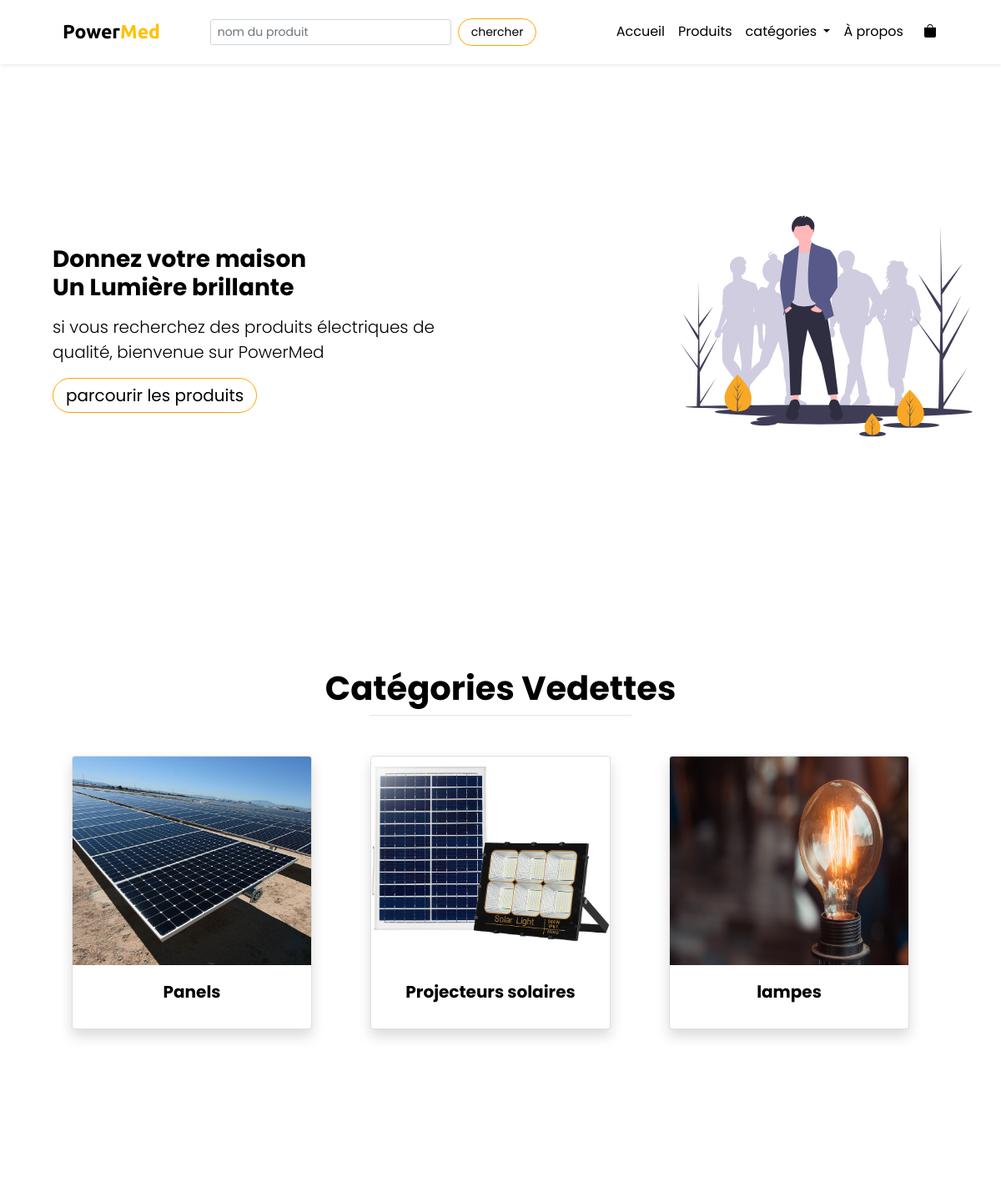
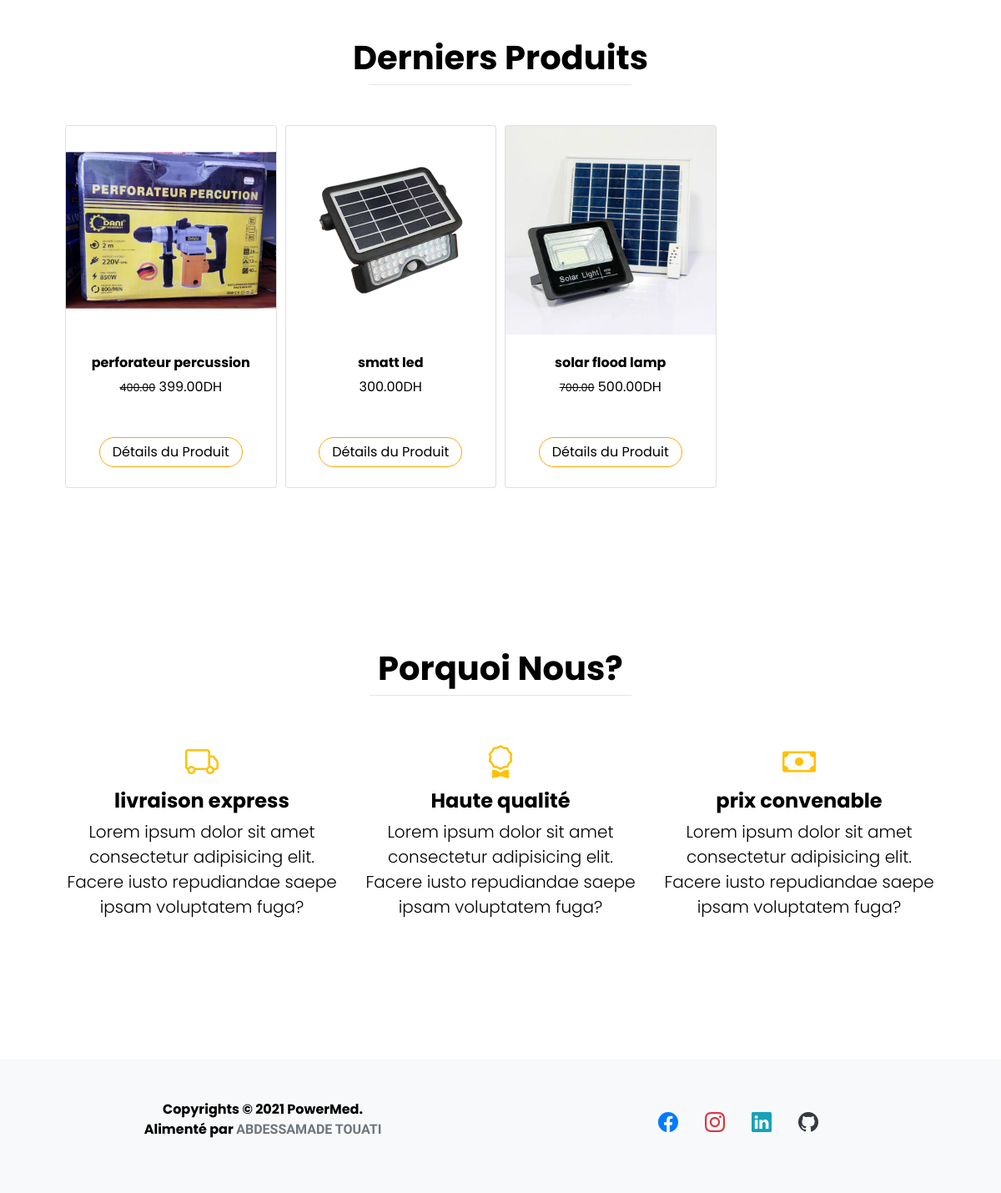
The page / on the database its author committed (2 pictures, top to bottom).
### products/models.py (models this page shows, shortened)
class Category(models.Model):
    category_name = models.CharField(max_length=150)
    image = models.ImageField(upload_to='categories/%Y/%m/%d')

class Product(models.Model):
    name = models.CharField(max_length=150)
    category = models.ForeignKey(Category, on_delete=models.CASCADE)
    price = models.DecimalField(max_digits=8, decimal_places=2)
    old_price = models.DecimalField(max_digits=8, decimal_places=2, null=True, blank=True)
    brand = models.CharField(max_length=150)
    ability = models.IntegerField()
    is_active = models.BooleanField(default=True)
    photo = models.ImageField(upload_to='photos/%Y/%m/%d/')
    description = models.TextField()
    publish_date = models.DateTimeField(default=datetime.now)

### pages/views.py (the view)
# urls.py: path('', views.index, name='index'),
def index(request):
    categories = Category.objects.all().order_by('category_name')
    products = Product.objects.all().order_by('-publish_date')
    context = {
        'categories': categories,
        'products': products
    }
    return render(request, 'pages/index.html', context)

### orders/cart.py (called while the page is built)
    def __len__(self):
        return sum(item['quantity'] for item in self.cart.values())

### orders/context_processors.py (called while the page is built)
def nav_cart(request):
	return {'cart':Cart(request)}

### templates/pages/index.html (shortened to what this page needs)
{% extends 'base.html' %}
{% load static %}
{% block content %}
<section class="container-fluid my-5">
    <div class="header">
        <div class="row">
            <div class="col-lg-6 col-md-12 col-sm-12 my-auto">
                <h3 class="font-weight-bold ml-5 my-2">
                    Donnez votre maison<br>Un Lumière brillante
                </h3>
                <p class="lead ml-5 mt-3">si vous recherchez des produits électriques de qualité, bienvenue sur PowerMed
                </p>
                <a href="{% url 'products' %}" class="btn btn-lg ml-5">parcourir les produits</a>
            </div>
            <div class="col-lg-2"></div>
            <div class="col-lg-4 col-md-12 col-sm-12 d-flex">
                <div class="my-3 welcome justify-content-center">
                    <img src="{% static 'images/standout.svg' %}" class="img-fluid">
                </div>
            </div>
        </div>
    </div>
</section>
<section class="py-5">
    <div class="container px-4 px-lg-5 mt-5">
        <h1 class="text-center font-weight-bold">Catégories Vedettes</h1>
        <hr class="mx-auto mt-2 mb-5" style="width: 30%">
        <div class="row justify-content-center text-center my-5">
            {% for category in categories|slice:3 %}
            <div class="col-lg-4 col-md-6 col-sm-12 mb-5">
                <a href="{% url 'category' cat_id=category.id %}" class="card mx-2 shadow" style="width: 18rem;">
                    <img src="{{category.image.url}}" height="250px" class="card-img-top" alt="...">
                    <div class="card-body">
                        <h5 class="card-title font-weight-bold text-center">{{category.category_name}}</h5>
                    </div>
                </a>
            </div>
            {% endfor %}
        </div>
    </div>
</section>
<section class="py-5">
    <div class="container px-4 px-lg-5 mt-5">
        <h1 class="text-center font-weight-bold">Derniers Produits</h1>
        <hr class="mx-auto mt-2 mb-5" style="width: 30%">
        <div class="owl-carousel owl-theme">
            {% for product in products %}
            <div class="item">
                <div class="mb-5">
                    <div class="card">
                        <img class="card-img-top" height="250px" src="{{product.photo.url}}" alt="..." />
                        <div class="card-body p-4 pb-0">
                            <div class="text-center">
                                <h6 class="font-weight-bold text-truncate">{{product.name}}</h6>
                                {% if product.old_price %}
                                <small class="text-muted text-decoration-line-through"><s>{{product.old_price}}</s></small>
                                {% endif %}
                                {{product.price}}DH
                            </div>
                        </div>
                        <div class="card-footer p-4 pt-0 border-top-0 bg-transparent">
                            <div class="text-center"><a class="btn mt-auto" href="{% url 'product' pro_id=product.id %}">Détails du Produit</a></div>
                        </div>
                    </div>
                </div>
            </div>
            {% endfor %}
        </div>
    </div>
</section>
<section class="py-5">
    <div class="container px-4 px-lg-5 mt-5">
        <h1 class="text-center font-weight-bold">Porquoi Nous?</h1>
        <hr class="mx-auto mt-2 mb-5" style="width: 30%">
        <div class="row justify-content-center text-center my-5">
            <div class="col-lg-4 col-md-6 col-sm-12 my-2">
                <h1 class="font-weight-bold">
                    <i class="bi bi-truck text-warning"></i>
                </h1>
                <h4 class="font-weight-bold">livraison express</h4>
                <p class="lead">Lorem ipsum dolor sit amet consectetur adipisicing elit. Facere iusto repudiandae saepe ipsam voluptatem fuga?</p>
            </div>
            <div class="col-lg-4 col-md-6 col-sm-12 my-2">
                <h1 class="font-weight-bold">
                    <i class="bi bi-award text-warning"></i>
                </h1>
                <h4 class="font-weight-bold">Haute qualité</h4>
                <p class="lead">Lorem ipsum dolor sit amet consectetur adipisicing elit. Facere iusto repudiandae saepe ipsam voluptatem fuga?</p>
            </div>
            <div class="col-lg-4 col-md-6 col-sm-12 my-2">
                <h1 class="font-weight-bold">
                    <i class="bi bi-cash text-warning"></i>
                </h1>
                <h4 class="font-weight-bold">prix convenable</h4>
                <p class="lead">Lorem ipsum dolor sit amet consectetur adipisicing elit. Facere iusto repudiandae saepe ipsam voluptatem fuga?</p>
            </div>
        </div>
    </div>
</section>
{% endblock content %}

### templates/base.html (shortened to what this page needs)
{% load static %}
<!DOCTYPE html>
<html lang="en">
<head>
    <link rel="stylesheet" href="https://cdn.jsdelivr.net/npm/bootstrap-icons@1.5.0/font/bootstrap-icons.css">
    <link rel="stylesheet" href="{% static 'css/bootstrap.min.css' %}">
    <link rel="stylesheet" href="{% static 'css/owl.carousel.min.css' %}">
    <link rel="stylesheet" href="{% static 'css/owl.theme.default.min.css' %}">
    <link rel="stylesheet" href="{% static 'css/style.css' %}">
</head>
<body>
    {% include 'parts/navbar.html' %}
    {% block content %}
    {% endblock content %}
    {% include 'parts/footer.html' %}
</body>
</html>

### templates/parts/navbar.html (shortened to what this page needs)
<nav class="navbar navbar-expand-lg sticky-top main-bg py-3 shadow-sm">
    <div class="container">
    <a class="navbar-brand font-weight-bold" href="{% url 'index' %}">
        Power<span class="text-warning">Med</span>
    </a>
    <div class="collapse navbar-collapse" id="navbarSupportedContent">
      <form action="{% url 'products' %}" class="form-inline mx-auto">
        <input class="form-control form-control-sm mr-2 w-sm-75 form-block" type="search" name="searchname" placeholder="nom du produit" aria-label="Search">
        <button class="btn btn-sm my-sm-0" type="submit">chercher</button>
      </form>
      <ul class="navbar-nav ml-auto">
        <li class="nav-item">
          <a class="nav-link" href="{% url 'index' %}">Accueil <span class="sr-only">(current)</span></a>
        </li>
        <li class="nav-item">
            <a class="nav-link" href="{% url 'products' %}">Produits</a>
        </li>
        <li class="nav-item dropdown">
          <a class="nav-link dropdown-toggle" href="#" id="navbarDropdown" role="button" data-toggle="dropdown" aria-haspopup="true" aria-expanded="false">
            catégories
          </a>
        </li>
        <li class="nav-item">
            <a class="nav-link" href="{% url 'about' %}">À propos</a>
        </li>
    </ul>
      <a class="nav-link mr-3" href="{% url 'cart' %}">
          <i class="bi bi-bag-fill"></i>
        </a>
    </div>
    </div>
</nav>

### templates/parts/footer.html
<div class="mt-5 py-5 bg-light">
    <div class="container">
        <div class="row text-center">
            <div class="col-lg-6 col-md-6 col-sm-12">
                <p class="font-weight-bold">
                    Copyrights &copy; 2021 PowerMed.<br>
                    Alimenté par
                    <a href="#" id="creator" class="text-secondary text-uppercase">abdessamade touati</a>
                </p>
            </div>
            <div class="col-lg-6 col-md-6 col-sm-12 my-auto">
                <div class="d-flex justify-content-center">
                    <h4><a href="#"><i class="bi bi-facebook text-primary mx-3"></i></a></h4>
                    <h4><a href="#"><i class="bi bi-instagram text-danger mx-3"></i></a></h4>
                    <h4><a href="#"><i class="bi bi-linkedin text-info mx-3"></i></a></h4>
                    <h4><a href="#"><i class="bi bi-github text-dark mx-3"></i></a></h4>
                </div>
            </div>
        </div>
    </div>
</div>

### powermed/static/css/style.css (style rules this page uses)
:root { --main-color: #fff; --other-color: #000; --first-color: #ffa500; }
* { margin: 0; padding: 0; font-family: 'Poppins', sans-serif; box-sizing: border-box; color: var(--other-color) !important; }
.main-bg { background-color: var(--main-color) !important; }
.navbar-brand { font-size: 23px; margin-left: 30px; font-family: 'Ubuntu', sans-serif !important; }
.navbar-brand span { font-size: 23px; font-family: 'Ubuntu', sans-serif !important; }
a { text-decoration: none !important; }
.btn { padding: 5px 15px; color: var(--other-color); border: 1px solid var(--first-color); border-radius: 30px; }
.header img { height: 500px; }
#creator { text-decoration: none; font-family: 'Merienda', cursive; }

### rows shown on the page
Category: image (picture), category_name "Panels"
Category: image (picture), category_name "Projecteurs solaires"
Category: image (picture), category_name "lampes"
Product: photo (picture), name "perforateur percussion", old_price "400.00", price "399.00"
Product: photo (picture), name "smatt led", price "300.00"
Product: photo (picture), name "solar flood lamp", old_price "700.00", price "500.00"
